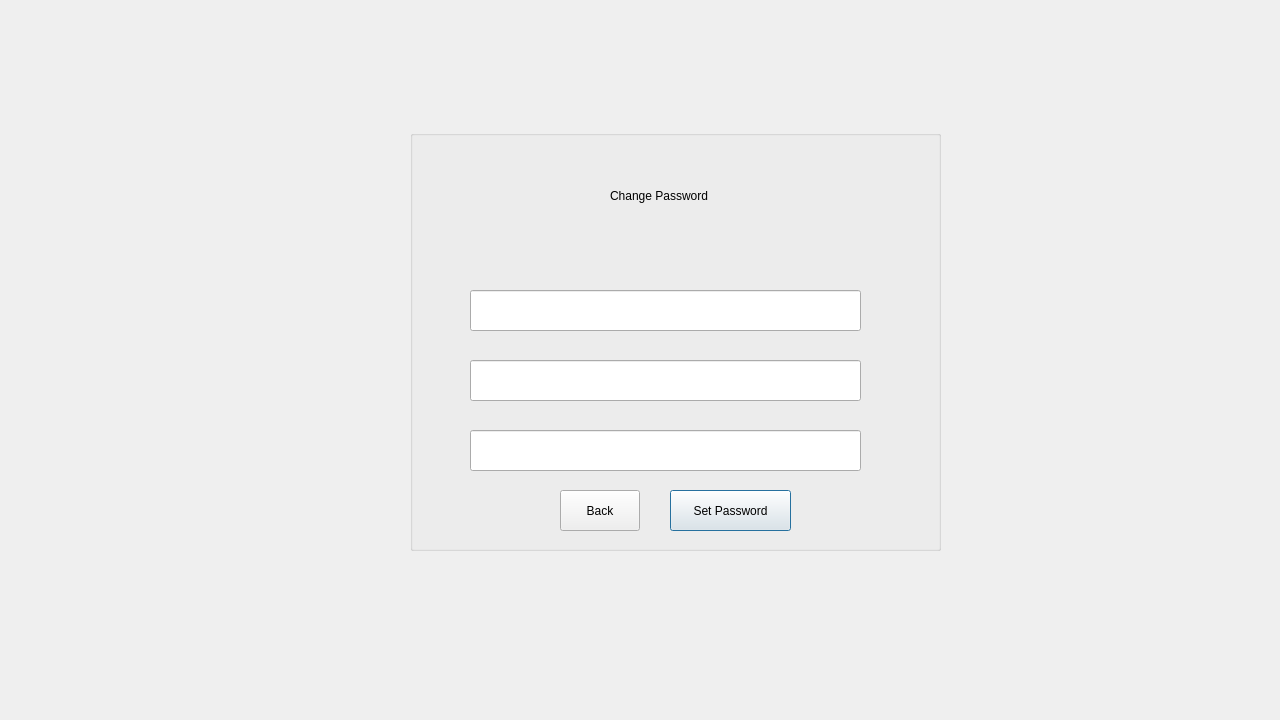
<?xml version="1.0" encoding="UTF-8"?>
<ui version="4.0">
 <class>changepassjobseek</class>
 <widget class="QDialog" name="changepassjobseek">
  <property name="geometry">
   <rect>
    <x>0</x>
    <y>0</y>
    <width>1280</width>
    <height>720</height>
   </rect>
  </property>
  <property name="windowTitle">
   <string>Dialog</string>
  </property>
  <widget class="QGroupBox" name="groupBox_cp">
   <property name="geometry">
    <rect>
     <x>410</x>
     <y>130</y>
     <width>531</width>
     <height>421</height>
    </rect>
   </property>
   <property name="title">
    <string/>
   </property>
   <widget class="QLabel" name="label_cpwd">
    <property name="geometry">
     <rect>
      <x>200</x>
      <y>40</y>
      <width>221</width>
      <height>51</height>
     </rect>
    </property>
    <property name="text">
     <string>Change Password</string>
    </property>
   </widget>
   <widget class="QLineEdit" name="lineEdit_curpwd">
    <property name="geometry">
     <rect>
      <x>60</x>
      <y>160</y>
      <width>391</width>
      <height>41</height>
     </rect>
    </property>
   </widget>
   <widget class="QLineEdit" name="lineEdit_newpwd">
    <property name="geometry">
     <rect>
      <x>60</x>
      <y>230</y>
      <width>391</width>
      <height>41</height>
     </rect>
    </property>
    <property name="echoMode">
     <enum>QLineEdit::Password</enum>
    </property>
   </widget>
   <widget class="QLineEdit" name="lineEdit_cfnewpwd">
    <property name="geometry">
     <rect>
      <x>60</x>
      <y>300</y>
      <width>391</width>
      <height>41</height>
     </rect>
    </property>
    <property name="echoMode">
     <enum>QLineEdit::Password</enum>
    </property>
   </widget>
   <widget class="QLabel" name="label_cpwd_2">
    <property name="geometry">
     <rect>
      <x>20</x>
      <y>20</y>
      <width>111</width>
      <height>111</height>
     </rect>
    </property>
    <property name="text">
     <string/>
    </property>
   </widget>
   <widget class="QPushButton" name="pushButton_setpass">
    <property name="geometry">
     <rect>
      <x>260</x>
      <y>360</y>
      <width>121</width>
      <height>41</height>
     </rect>
    </property>
    <property name="text">
     <string>Set Password</string>
    </property>
   </widget>
   <widget class="QPushButton" name="pushButton_back">
    <property name="geometry">
     <rect>
      <x>150</x>
      <y>360</y>
      <width>80</width>
      <height>41</height>
     </rect>
    </property>
    <property name="text">
     <string>Back</string>
    </property>
   </widget>
  </widget>
 </widget>
 <resources/>
 <connections/>
</ui>
